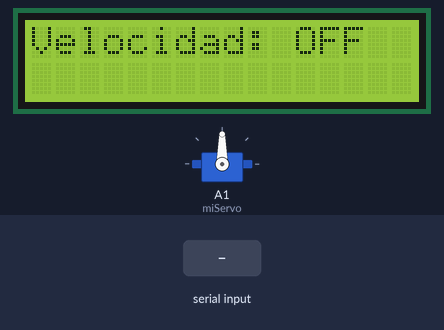
A sketch run on a simulated Arduino Uno, built with avr-gcc and run on an emulated ATmega328P. Parts: servo, 16×2 character LCD. Inputs (shaded band) come from the test bench. What the sketch prints to the serial monitor is not drawn.

Above: at 1.2 s.
1.3 s: "90,45\n" received over Serial
At 2.1 s:
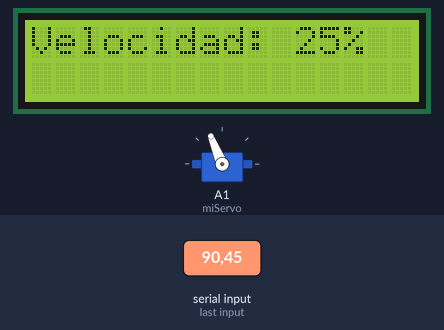
4.3 s: "30,150\n" received over Serial
At 5.5 s:
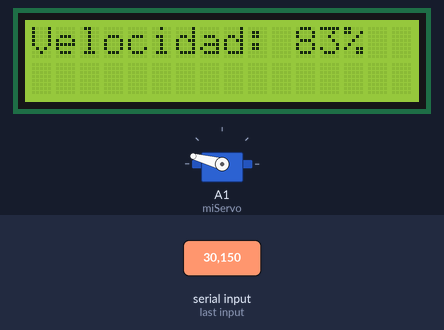
7.2 s: "5\n" received over Serial
At 8.0 s:
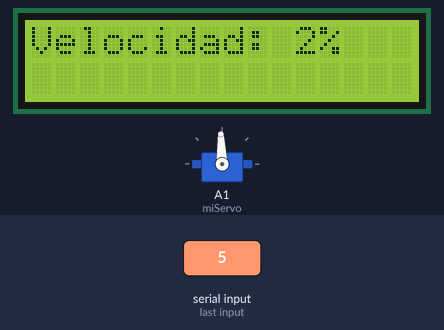
Timing chart, 0 to 10.2 s (numbered marks = the images above; inputs shaded):
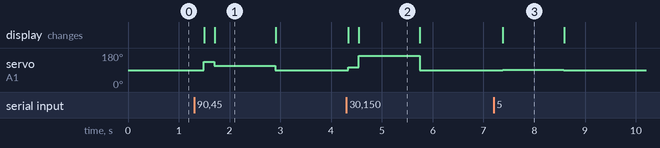

The sketch:

codigo_del_arduino.ino
```cpp
#include <Servo.h>
#include <LiquidCrystal.h>

// Servo y variables
Servo miServo;
int valorSlider = 0;        // Valor del slider (de 0 a 180)
int valorServo = 90;        // Señal al servo (90 = detenido)

// Configuración del LCD: RS, E, D4, D5, D6, D7
LiquidCrystal lcd(8, 9, 10, 11, 12, 13);

void setup() {
  Serial.begin(9600);
  miServo.attach(A1);           // Servo en pin A1
  miServo.write(valorServo);    // Inicialmente detenido

  lcd.begin(16, 2);
  lcd.print("Servo listo");
}

void loop() {
  // Si se recibe valor del slider por serial
  if (Serial.available() > 0) {
    int valorRecibido = Serial.parseInt();

    // Validar rango 0-180 del slider
    if (valorRecibido >= 0 && valorRecibido <= 180) {
      valorSlider = valorRecibido;

      // Mapear 0-180 (slider) a 90-180 (servo)
      // 0 = detenido (90), 180 = máxima velocidad (180)
      valorServo = map(valorSlider, 0, 180, 90, 180);

      Serial.print("Valor slider: ");
      Serial.print(valorSlider);
      Serial.print(" | Valor servo: ");
      Serial.println(valorServo);
    }
  }

  // Enviar valor constante al servo (para que se mantenga girando)
  miServo.write(valorServo);

  // Mostrar velocidad en LCD
  lcd.clear();
  lcd.setCursor(0, 0);
  lcd.print("Velocidad:");

  lcd.setCursor(11, 0);
  if (valorSlider == 0) {
    lcd.print("OFF");
  } else {
    // Mostrar como porcentaje de velocidad
    int velocidadPct = map(valorSlider, 0, 180, 0, 100);
    lcd.print(velocidadPct);
    lcd.print("%");
  }

  delay(200);  // Refrescar LCD cada 200 ms
}
```

Measured:
- after the input at 1.3 s, servo on A1 (miServo): 90° → 135° after 0.19 s, → 112° 0.21 s later, → 90° 1.2 s later; the display: first changes after 0.20 s (image 1 shows a later state)
- after the input at 4.3 s, servo on A1 (miServo): 90° → 105° at once, → 165° 0.21 s later, → 90° 1.2 s later; the display: first changes at once (image 2 shows a later state)
- after the input at 7.2 s, servo on A1 (miServo): 90° → 92° after 0.18 s, → 90° 1.2 s later; the display: changes after 0.18 s (image 3)
- what the display in image 1 shows lasts 1.2 s, from 1.7 s to 2.9 s
